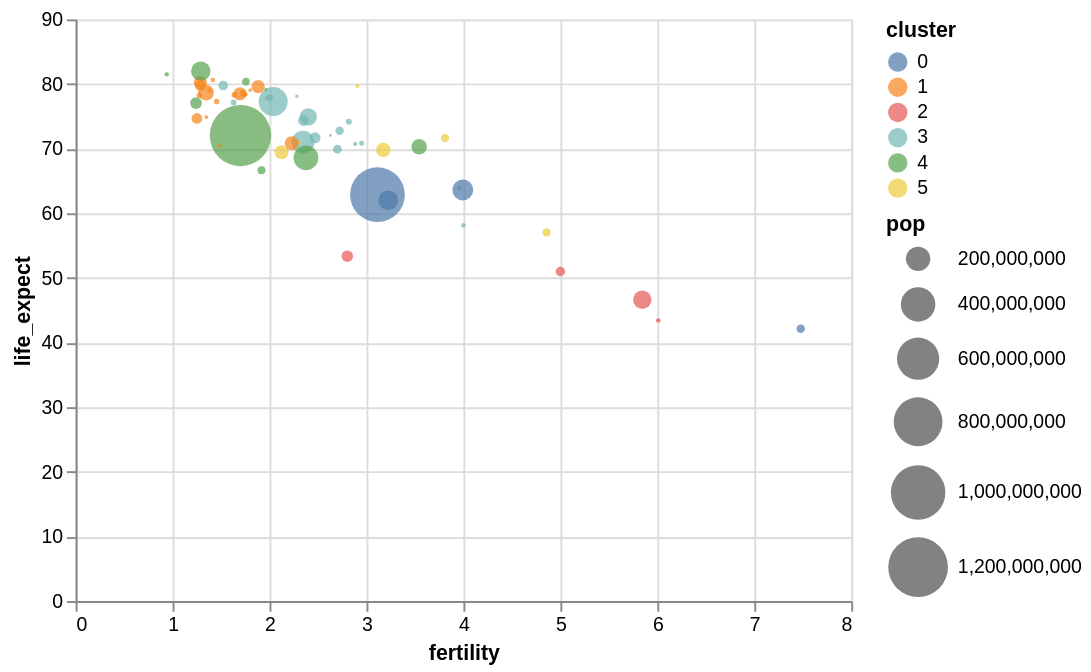

Write notebook code for a chart like this one.
### Markdown cell above
채워진 모양을 선호한다면 `mark_point` 메서드에 `filled=True` 매개변수를 전달할 수 있습니다:

### Code cell
alt.Chart(data2000).mark_point(filled=True).encode(
    alt.X('fertility:Q'),
    alt.Y('life_expect:Q'),
    alt.Size('pop:Q', scale=alt.Scale(range=[0,1000])),
    alt.Color('cluster:N')
)

### Figure 1 — Vega-Lite specification as saved in the notebook (floating-point values rounded to 4 significant figures)
{"config": {"view": {"continuousWidth": 400, "continuousHeight": 300}}, "data": {"name": "data-fdeb0b749a6385830bd1445d39ad6ea0"}, "mark": {"type": "point", "filled": true}, "encoding": {"color": {"type": "nominal", "field": "cluster"}, "size": {"type": "quantitative", "field": "pop", "scale": {"range": [0, 1000]}}, "x": {"type": "quantitative", "field": "fertility"}, "y": {"type": "quantitative", "field": "life_expect"}}, "$schema": "https://vega.github.io/schema/vega-lite/v4.8.1.json", "datasets": {"data-fdeb0b749a6385830bd1445d39ad6ea0": [{"year": 2000, "country": "Afghanistan", "cluster": 0, "pop": 23898198, "life_expect": 42.13, "fertility": 7.479}, {"year": 2000, "country": "Argentina", "cluster": 3, "pop": 37497728, "life_expect": 74.34, "fertility": 2.35}, {"year": 2000, "country": "Aruba", "cluster": 3, "pop": 69539, "life_expect": 73.45, "fertility": 2.124}, {"year": 2000, "country": "Australia", "cluster": 4, "pop": 19164620, "life_expect": 80.37, "fertility": 1.756}, {"year": 2000, "country": "Austria", "cluster": 1, "pop": 8113413, "life_expect": 78.98, "fertility": 1.382}, {"year": 2000, "country": "Bahamas", "cluster": 3, "pop": 290075, "life_expect": 71.07, "fertility": 2.111}, {"year": 2000, "country": "Bangladesh", "cluster": 0, "pop": 130406594, "life_expect": 62.01, "fertility": 3.224}, {"year": 2000, "country": "Barbados", "cluster": 3, "pop": 273483, "life_expect": 75.97, "fertility": 1.5}, {"year": 2000, "country": "Belgium", "cluster": 1, "pop": 10263618, "life_expect": 78.32, "fertility": 1.638}, {"year": 2000, "country": "Bolivia", "cluster": 3, "pop": 8152620, "life_expect": 63.88, "fertility": 3.958}, {"year": 2000, "country": "Brazil", "cluster": 3, "pop": 175552771, "life_expect": 71.01, "fertility": 2.345}, {"year": 2000, "country": "Canada", "cluster": 3, "pop": 31278097, "life_expect": 79.77, "fertility": 1.522}, {"year": 2000, "country": "Chile", "cluster": 3, "pop": 15153450, "life_expect": 77.86, "fertility": 2.0}, {"year": 2000, "country": "China", "cluster": 4, "pop": 1262645000, "life_expect": 72.03, "fertility": 1.7}, {"year": 2000, "country": "Colombia", "cluster": 3, "pop": 39685655, "life_expect": 71.68, "fertility": 2.47}, {"year": 2000, "country": "Costa Rica", "cluster": 3, "pop": 3710558, "life_expect": 78.12, "fertility": 2.281}, {"year": 2000, "country": "Croatia", "cluster": 1, "pop": 4410830, "life_expect": 74.88, "fertility": 1.348}, {"year": 2000, "country": "Cuba", "cluster": 3, "pop": 11134273, "life_expect": 77.16, "fertility": 1.63}, {"year": 2000, "country": "Dominican Republic", "cluster": 3, "pop": 8385828, "life_expect": 70.85, "fertility": 2.95}, {"year": 2000, "country": "Ecuador", "cluster": 3, "pop": 12505204, "life_expect": 74.17, "fertility": 2.817}, {"year": 2000, "country": "Egypt", "cluster": 5, "pop": 70492342, "life_expect": 69.81, "fertility": 3.174}, {"year": 2000, "country": "El Salvador", "cluster": 3, "pop": 6122515, "life_expect": 70.73, "fertility": 2.883}, {"year": 2000, "country": "Finland", "cluster": 1, "pop": 5168595, "life_expect": 78.37, "fertility": 1.754}, {"year": 2000, "country": "France", "cluster": 1, "pop": 59381628, "life_expect": 79.59, "fertility": 1.883}, {"year": 2000, "country": "Georgia", "cluster": 1, "pop": 4777209, "life_expect": 70.48, "fertility": 1.478}, {"year": 2000, "country": "Germany", "cluster": 1, "pop": 82187909, "life_expect": 78.67, "fertility": 1.346}, {"year": 2000, "country": "Greece", "cluster": 1, "pop": 10559110, "life_expect": 78.26, "fertility": 1.277}, {"year": 2000, "country": "Grenada", "cluster": 3, "pop": 89312, "life_expect": 67.75, "fertility": 2.429}, {"year": 2000, "country": "Haiti", "cluster": 3, "pop": 7306302, "life_expect": 58.14, "fertility": 4.0}, {"year": 2000, "country": "Hong Kong", "cluster": 4, "pop": 6658720, "life_expect": 81.5, "fertility": 0.94}, {"year": 2000, "country": "Iceland", "cluster": 1, "pop": 281043, "life_expect": 80.5, "fertility": 1.993}, {"year": 2000, "country": "India", "cluster": 0, "pop": 1007702000, "life_expect": 62.88, "fertility": 3.113}, {"year": 2000, "country": "Indonesia", "cluster": 4, "pop": 206265000, "life_expect": 68.59, "fertility": 2.376}, {"year": 2000, "country": "Iran", "cluster": 5, "pop": 65660289, "life_expect": 69.45, "fertility": 2.124}, {"year": 2000, "country": "Iraq", "cluster": 5, "pop": 22675617, "life_expect": 57.05, "fertility": 4.858}, {"year": 2000, "country": "Ireland", "cluster": 1, "pop": 3791690, "life_expect": 77.78, "fertility": 1.969}, {"year": 2000, "country": "Israel", "cluster": 5, "pop": 5842454, "life_expect": 79.7, "fertility": 2.906}, {"year": 2000, "country": "Italy", "cluster": 1, "pop": 57719337, "life_expect": 80.24, "fertility": 1.286}, {"year": 2000, "country": "Jamaica", "cluster": 3, "pop": 2615467, "life_expect": 72.05, "fertility": 2.628}, {"year": 2000, "country": "Japan", "cluster": 4, "pop": 126699784, "life_expect": 82.0, "fertility": 1.291}, {"year": 2000, "country": "Kenya", "cluster": 2, "pop": 29985839, "life_expect": 50.99, "fertility": 5.0}, {"year": 2000, "country": "South Korea", "cluster": 4, "pop": 21647682, "life_expect": 66.66, "fertility": 1.917}, {"year": 2000, "country": "North Korea", "cluster": 4, "pop": 47351083, "life_expect": 77.05, "fertility": 1.242}, {"year": 2000, "country": "Lebanon", "cluster": 5, "pop": 3578036, "life_expect": 71.03, "fertility": 2.319}, {"year": 2000, "country": "Mexico", "cluster": 3, "pop": 99926620, "life_expect": 74.9, "fertility": 2.401}, {"year": 2000, "country": "Netherlands", "cluster": 1, "pop": 15907853, "life_expect": 78.53, "fertility": 1.726}, {"year": 2000, "country": "New Zealand", "cluster": 4, "pop": 3819762, "life_expect": 79.11, "fertility": 1.964}, {"year": 2000, "country": "Nigeria", "cluster": 2, "pop": 114306700, "life_expect": 46.61, "fertility": 5.845}, {"year": 2000, "country": "Norway", "cluster": 1, "pop": 4492400, "life_expect": 79.05, "fertility": 1.801}, {"year": 2000, "country": "Pakistan", "cluster": 0, "pop": 146342958, "life_expect": 63.61, "fertility": 3.994}, {"year": 2000, "country": "Peru", "cluster": 3, "pop": 25979722, "life_expect": 69.91, "fertility": 2.7}, {"year": 2000, "country": "Philippines", "cluster": 4, "pop": 79739825, "life_expect": 70.3, "fertility": 3.544}, {"year": 2000, "country": "Poland", "cluster": 1, "pop": 38654164, "life_expect": 74.67, "fertility": 1.251}, {"year": 2000, "country": "Portugal", "cluster": 1, "pop": 10335597, "life_expect": 77.29, "fertility": 1.454}, {"year": 2000, "country": "Rwanda", "cluster": 2, "pop": 7507056, "life_expect": 43.41, "fertility": 6.01}, {"year": 2000, "country": "Saudi Arabia", "cluster": 5, "pop": 23153090, "life_expect": 71.63, "fertility": 3.81}, {"year": 2000, "country": "South Africa", "cluster": 2, "pop": 44066197, "life_expect": 53.37, "fertility": 2.802}, {"year": 2000, "country": "Spain", "cluster": 1, "pop": 40016081, "life_expect": 79.78, "fertility": 1.287}, {"year": 2000, "country": "Switzerland", "cluster": 1, "pop": 7266920, "life_expect": 80.62, "fertility": 1.415}, {"year": 2000, "country": "Turkey", "cluster": 1, "pop": 65666677, "life_expect": 70.84, "fertility": 2.23}, {"year": 2000, "country": "United Kingdom", "cluster": 1, "pop": 59522468, "life_expect": 78.47, "fertility": 1.695}, {"year": 2000, "country": "United States", "cluster": 3, "pop": 282338631, "life_expect": 77.31, "fertility": 2.038}, {"year": 2000, "country": "Venezuela", "cluster": 3, "pop": 23542649, "life_expect": 72.77, "fertility": 2.723}]}}
